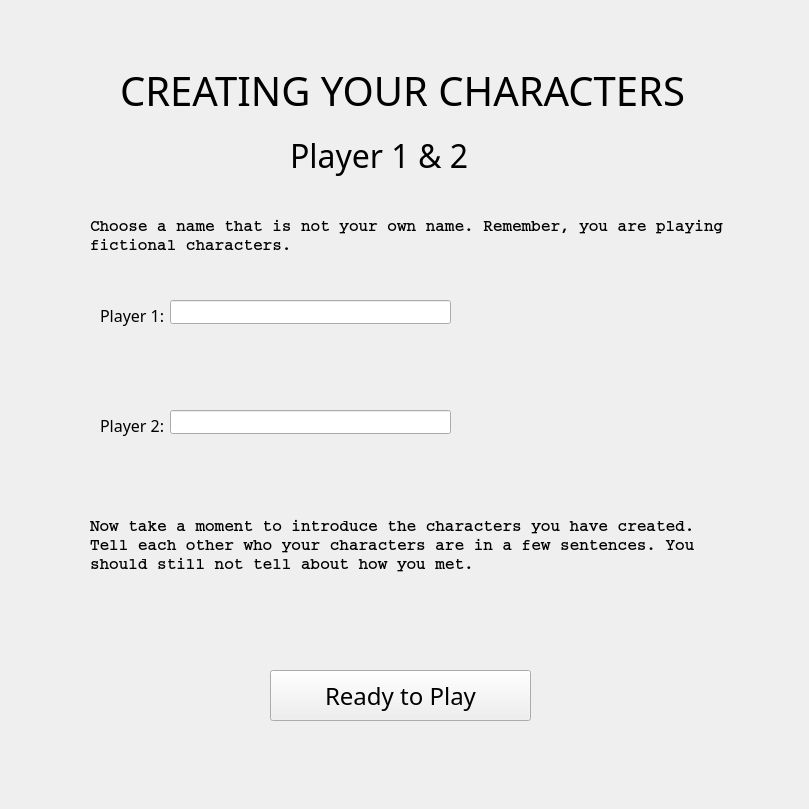
    <widget class="QWidget" name="page_9_name">
     <widget class="QWidget" name="widget_8" native="true">
      <property name="geometry">
       <rect>
        <x>0</x>
        <y>0</y>
        <width>800</width>
        <height>800</height>
       </rect>
      </property>
      <widget class="QLabel" name="label_35">
       <property name="geometry">
        <rect>
         <x>120</x>
         <y>70</y>
         <width>611</width>
         <height>41</height>
        </rect>
       </property>
       <property name="font">
        <font>
         <family>Bell MT</family>
         <pointsize>30</pointsize>
        </font>
       </property>
       <property name="styleSheet">
        <string notr="true">color: rgb(0, 0, 0);</string>
       </property>
       <property name="text">
        <string>CREATING YOUR CHARACTERS</string>
       </property>
      </widget>
      <widget class="QLabel" name="label_36">
       <property name="geometry">
        <rect>
         <x>100</x>
         <y>300</y>
         <width>291</width>
         <height>31</height>
        </rect>
       </property>
       <property name="font">
        <font>
         <family>Bell MT</family>
         <pointsize>12</pointsize>
        </font>
       </property>
       <property name="text">
        <string>Player 1:</string>
       </property>
      </widget>
      <widget class="QLabel" name="label_37">
       <property name="geometry">
        <rect>
         <x>290</x>
         <y>120</y>
         <width>261</width>
         <height>71</height>
        </rect>
       </property>
       <property name="font">
        <font>
         <family>OCR A Extended</family>
         <pointsize>24</pointsize>
        </font>
       </property>
       <property name="styleSheet">
        <string notr="true">color: rgb(0, 0, 0);</string>
       </property>
       <property name="text">
        <string>Player 1 &amp; 2</string>
       </property>
      </widget>
      <widget class="QLabel" name="label_38">
       <property name="geometry">
        <rect>
         <x>90</x>
         <y>190</y>
         <width>651</width>
         <height>91</height>
        </rect>
       </property>
       <property name="font">
        <font>
         <family>Courier</family>
         <pointsize>12</pointsize>
         <italic>false</italic>
         <bold>true</bold>
        </font>
       </property>
       <property name="styleSheet">
        <string notr="true">color: rgb(0, 0, 0);</string>
       </property>
       <property name="text">
        <string>Choose a name that is not your own name. Remember, you are playing fictional characters.</string>
       </property>
       <property name="wordWrap">
        <bool>true</bool>
       </property>
      </widget>
      <widget class="QLabel" name="label_39">
       <property name="geometry">
        <rect>
         <x>100</x>
         <y>410</y>
         <width>291</width>
         <height>31</height>
        </rect>
       </property>
       <property name="font">
        <font>
         <family>Bell MT</family>
         <pointsize>12</pointsize>
        </font>
       </property>
       <property name="text">
        <string>Player 2:</string>
       </property>
      </widget>
      <widget class="QLabel" name="label_40">
       <property name="geometry">
        <rect>
         <x>90</x>
         <y>500</y>
         <width>651</width>
         <height>91</height>
        </rect>
       </property>
       <property name="font">
        <font>
         <family>Courier</family>
         <pointsize>12</pointsize>
         <italic>false</italic>
         <bold>true</bold>
        </font>
       </property>
       <property name="styleSheet">
        <string notr="true">color: rgb(0, 0, 0);</string>
       </property>
       <property name="text">
        <string>Now take a moment to introduce the characters you have created. Tell each other who your characters are in a few sentences. You should still not tell about how you met.</string>
       </property>
       <property name="wordWrap">
        <bool>true</bool>
       </property>
      </widget>
      <widget class="QPushButton" name="pushButton_11">
       <property name="geometry">
        <rect>
         <x>270</x>
         <y>670</y>
         <width>261</width>
         <height>51</height>
        </rect>
       </property>
       <property name="font">
        <font>
         <family>OCR A Extended</family>
         <pointsize>18</pointsize>
        </font>
       </property>
       <property name="text">
        <string>Ready to Play</string>
       </property>
      </widget>
      <widget class="QLineEdit" name="lineEdit">
       <property name="geometry">
        <rect>
         <x>170</x>
         <y>300</y>
         <width>281</width>
         <height>24</height>
        </rect>
       </property>
       <property name="maxLength">
        <number>20</number>
       </property>
       <property name="clearButtonEnabled">
        <bool>false</bool>
       </property>
      </widget>
      <widget class="QLineEdit" name="lineEdit_2">
       <property name="geometry">
        <rect>
         <x>170</x>
         <y>410</y>
         <width>281</width>
         <height>24</height>
        </rect>
       </property>
      </widget>
     </widget>
    </widget>
